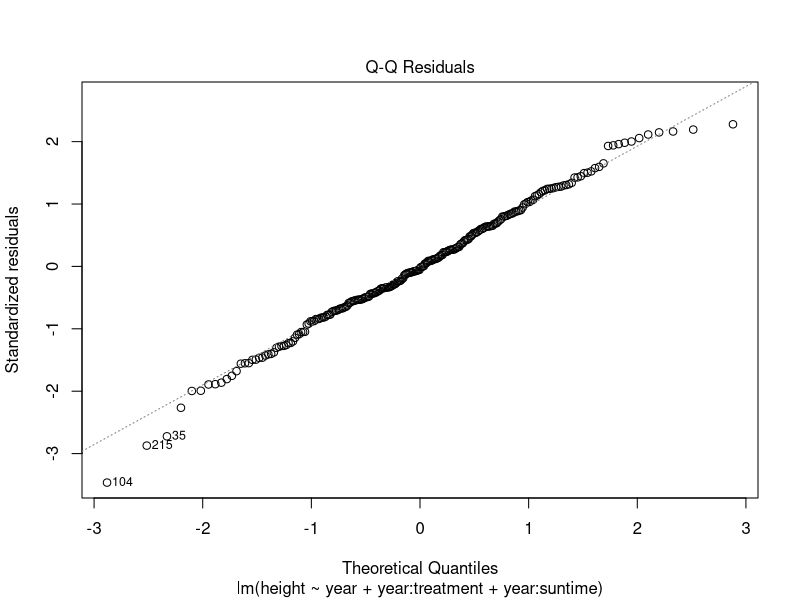
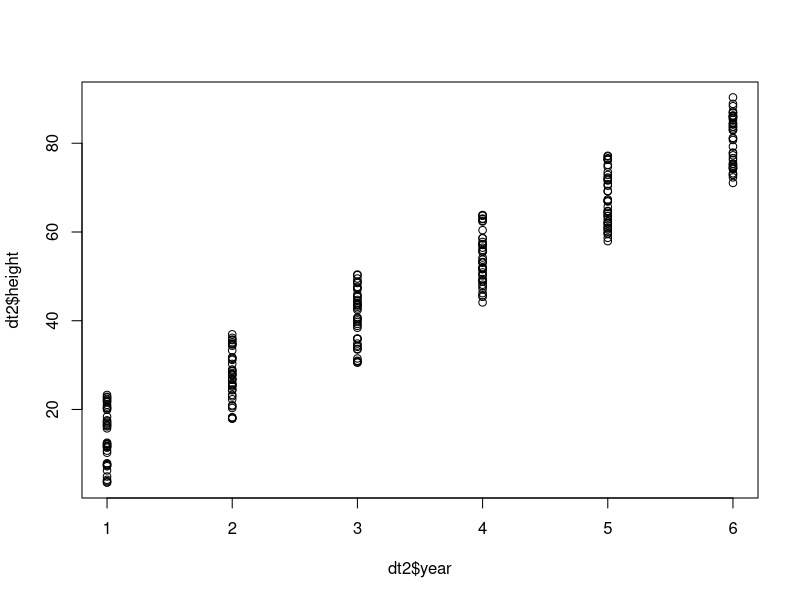
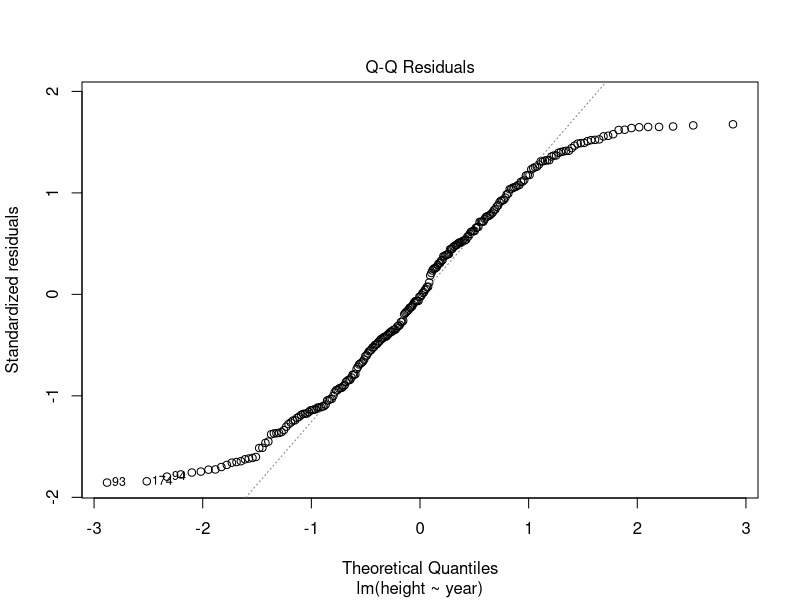

Recreate these plots in R, in order.
# load data
dt1 <- read.csv("r_data/growth_data.txt", header=T, sep=";")


# recode variables
dt1$treatment <- as.factor(dt1$treatment)
dt1$suntime <- dt1$suntime - mean(dt1$suntime)


# fit linear model
model1 <- lm(formula=height ~ year + year:treatment + year:suntime, data=dt1)


# diagnostics
plot(model1, 2)


#############################################################
"Example where assumption of normal distribution is violated"
#############################################################

# load data
dt2 <- read.csv("r_data/example_non_normal.txt", header=T, sep=";")


# fit linear model
model2 <- lm(height ~ year, data=dt2)


# plot height vs. year
plot(dt2$year, dt2$height)


# model diagnostics
plot(model2, 2)



